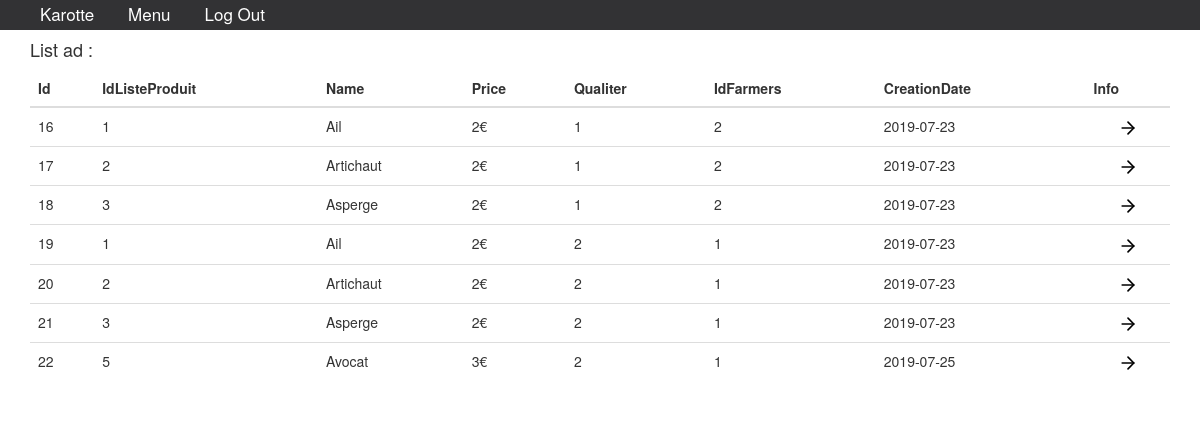
Screenshot of /BackOfficeKarotte/ListeAnnonces (signed in) with the database file from the repository.
### tables this page shows
CREATE TABLE IF NOT EXISTS `Produit` (
  `Id` int(9) NOT NULL,
  `IdListeProduit` int(9) NOT NULL,
  `Prix` varchar(255) NOT NULL,
  `Biographie` text NOT NULL,
  `Qualiter` text NOT NULL,
  `UnitWeight` varchar(9) NOT NULL,
  `NbStock` varchar(255) NOT NULL,
  `IdFarmers` int(9) NOT NULL,
  `Region` int(9) NOT NULL,
  `CreationDate` date DEFAULT NULL,
  `Actif` int(1) NOT NULL DEFAULT '0'
);

CREATE TABLE IF NOT EXISTS `ListeProduit` (
  `Id` int(9) NOT NULL,
  `Name` varchar(255) NOT NULL,
  `Actif` int(1) NOT NULL DEFAULT '1'
);

### BackOfficeKarotte/Controller/ListeAnnonces.php (called while the page is built, shortened)
<?php
$objOffice = new office($connectOffice);
$listes = $objOffice->ListingAnnonces();
?>

### BackOfficeKarotte/model/connectOffice.class.php (called while the page is built, shortened)
<?php
class connectOffice {
    public function setConnect(PDO $connectOffice)
    {
        $this -> _connectOffice = $connectOffice;
    }
}
?>

### BackOfficeKarotte/model/office.class.php (called while the page is built, shortened)
<?php
class office extends connectOffice {
    public function ListingAnnonces(){
        $req = $this -> _connectOffice -> query("SELECT * FROM `Produit` WHERE Actif='1' ");
        $res = $req -> fetchAll();
        return $res;
    }
    public function NameAnnonce($id){
        $name = "";
        $req = $this->_connectOffice -> query("SELECT * FROM `ListeProduit` WHERE Id='$id' AND Actif='1'");
        $res = $req -> fetchAll();
        foreach($res as $r){
            $name = $r['Name'];
        }
        return $name;
    }
}
?>

### BackOfficeKarotte/config.php (called while the page is built, shortened)
<?php
function routeUrlBO(){
    $nbslash = '';
    if(isset($_GET['i'])){
        $nburl = count(explode('/', $_GET['i']));
        if($nburl !== 0){
            for($i=1; $i < $nburl; $i++){
                $nbslash .= "../";
            }
        }
    }
    return $nbslash;
}
?>

### BackOfficeKarotte/views/ListeAnnonces.php (the view)
<?php
require "Controller/ListeAnnonces.php";
if(isset($urlExplodeAnnonce[1])){
    $verif = $objOffice->verifAnnonces($urlExplodeAnnonce[1]);
    if($verif > 0){
        ?>
        <div class="container ListeUtilisateurs">
            <h4>The information of an ad:</h4>
            <div class="InfoUtilisateur">
            <?php
            foreach ($objOffice->InfoAnnonce($urlExplodeAnnonce[1]) as $info) {
                ?>
                <h4>Id :</h4>
                <h4>IdListeProduit :</h4>
                <h4>Name :</h4>
                <h4>Price :</h4>
                <p><?= $info['Id'] ?></p>
                <p><?= $info['IdListeProduit'] ?></p>
                <p><?= $objOffice->NameAnnonce($info['IdListeProduit']) ?></p>
                <p><?= $info['Prix'] ?></p>
                <h4>Biographie :</h4>
                <h4>Qualiter :</h4>
                <h4>Unit Weight :</h4>
                <h4>Nunber Stock :</h4>
                <p><?= $info['Biographie'] ?></p>
                <p><?= $info['Qualiter'] ?></p>
                <p><?= $info['UnitWeight'] ?></p>
                <p><?= $info['NbStock'] ?></p>
                <h4>IdFarmers :</h4>
                <h4>Department :</h4>
                <h4>CreationDate :</h4>
                <h4>....</h4>
                <p><?= $info['IdFarmers'] ?></p>
                <p><?= $info['Region'] ?></p>
                <p><?= $info['CreationDate'] ?></p>
                <p>null</p>
                <?php
            }
            ?>
            </div>
        </div>
        <?php
    }else{
        ?>
        <div class="container ListeUtilisateurs">
            <h4>The information af an ad :</h4>
            <div class="InfoUtilisateur">
                <div class="alert alert-danger" role="alert">
                    ad not found :
                </div>
            </div>
        </div>
        <?php
    }
}else{
    ?>
    <div class="container ListeUtilisateurs">
        <h4>List ad :</h4>
        <table class="table table-hover table-fixed">
            <thead>
            <tr>
                <th>Id</th>
                <th>IdListeProduit</th>
                <th>Name</th>
                <th>Price</th>
                <th>Qualiter</th>
                <th>IdFarmers</th>
                <th>CreationDate</th>
                <th>Info</th>
            </tr>
            </thead>
            <tbody>
            <?php
            foreach($listes as $Liste){
                ?>
                <tr>
                    <td><?= $Liste['Id'] ?></td>
                    <td><?= $Liste['IdListeProduit'] ?></td>
                    <td><?= $objOffice->NameAnnonce($Liste['IdListeProduit']) ?></td>
                    <td><?= $Liste['Prix'] ?>€</td>
                    <td><?= $Liste['Qualiter'] ?></td>
                    <td><?= $Liste['IdFarmers'] ?></td>
                    <td><?= $Liste['CreationDate'] ?></td>
                    <th style="text-align: center" scope="row"><a href="<?= routeUrlBO() ?>ListeAnnonces/<?= $Liste['Id'] ?>"><img src="<?= routeUrlBO() ?>src/images/icone/petiteIcone/arrow-right.svg" style="width: 20px" alt="icone"></a></th>
                </tr>
                <?php
            }
            ?>
            </tbody>
        </table>
    </div>
    <?php
}
?>

### rows the page displays
produit: Id "16", IdListeProduit "1", IdListeProduit.Name "Ail", Prix "2", Qualiter "1", IdFarmers "2", CreationDate "2019-07-23"
produit: Id "17", IdListeProduit "2", IdListeProduit.Name "Artichaut", Prix "2", Qualiter "1", IdFarmers "2", CreationDate "2019-07-23"
produit: Id "18", IdListeProduit "3", IdListeProduit.Name "Asperge", Prix "2", Qualiter "1", IdFarmers "2", CreationDate "2019-07-23"
produit: Id "19", IdListeProduit "1", NameAnnonce "Ail", Prix "2", Qualiter "2", IdFarmers "1", CreationDate "2019-07-23"
produit: Id "20", IdListeProduit "2", NameAnnonce "Artichaut", Prix "2", Qualiter "2", IdFarmers "1", CreationDate "2019-07-23"
produit: Id "21", IdListeProduit "3", NameAnnonce "Asperge", Prix "2", Qualiter "2", IdFarmers "1", CreationDate "2019-07-23"
produit: Id "22", IdListeProduit "5", IdListeProduit.Name "Avocat", Prix "3", Qualiter "2", IdFarmers "1", CreationDate "2019-07-25"
